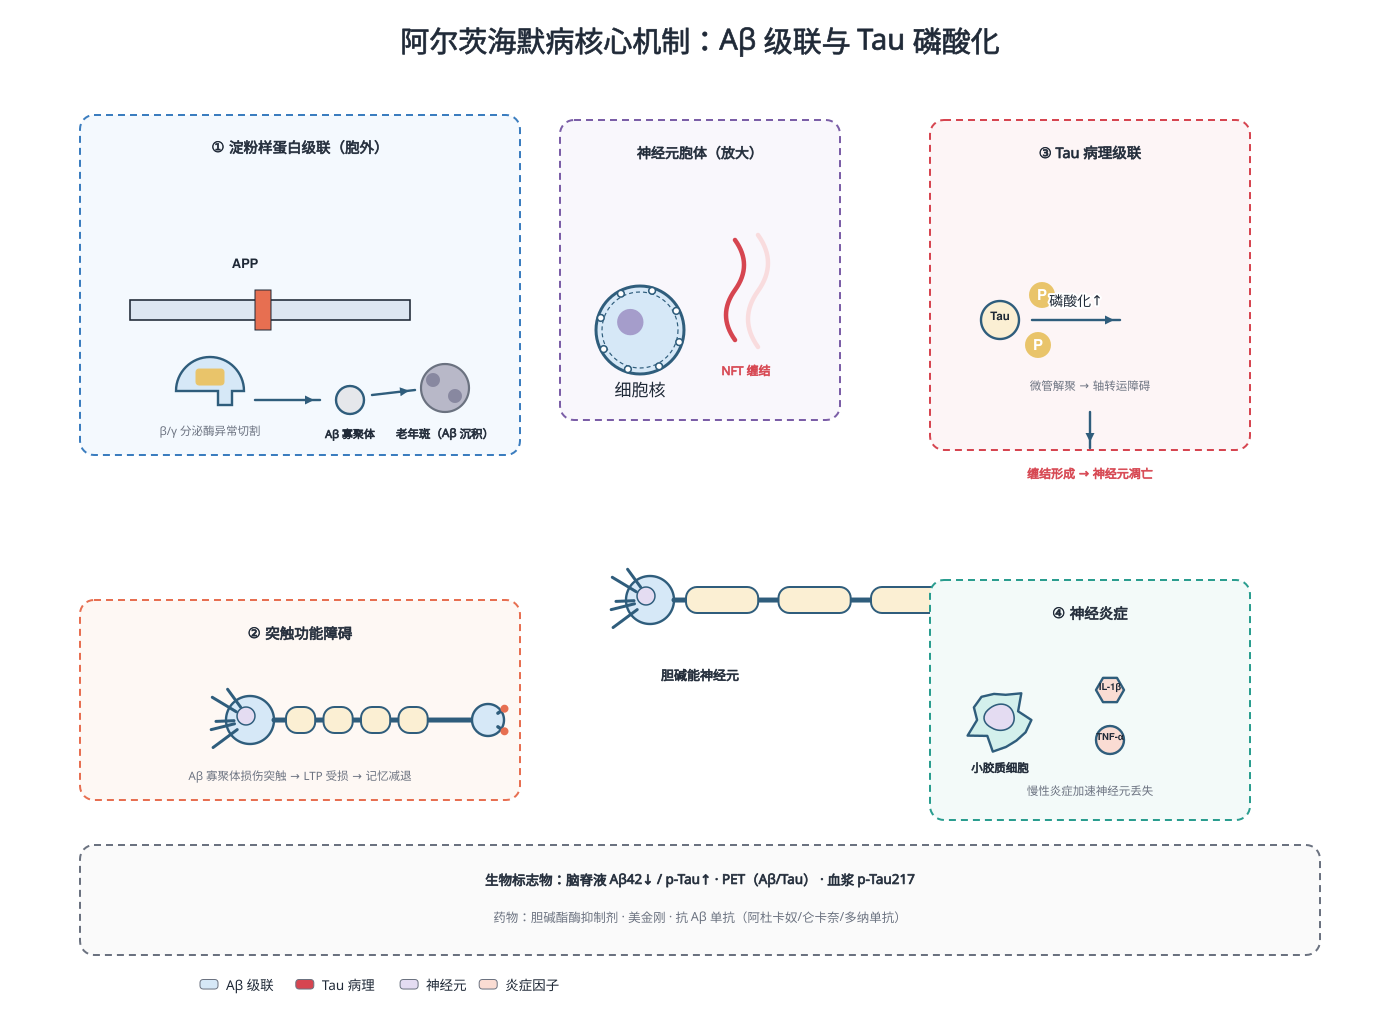

Python code for this plot:
# -*- coding: utf-8 -*-
"""神经科学 / 蛋白组：阿尔茨海默病 Aβ 与 Tau 双机制（中心锚点版）"""
import os, sys
sys.path.insert(0, r"C:\Users\Administrator\.workbuddy\skills\medical-illustration\scripts")
from bio_graphics import Canvas, C, leader_label

OUT = os.path.expanduser("~/.workbuddy/skills/medical-illustration/assets/examples/disciplines")
os.makedirs(OUT, exist_ok=True)

c = Canvas(1400, 1020)
c.title("阿尔茨海默病核心机制：Aβ 级联与 Tau 磷酸化", size=29)

# ---------- 左上：Aβ 级联 ----------
c.add("group_box", 300, 285, w=440, h=340, label=None, color=C["blue"], fill="#F4F9FE")
c.text(300, 152, "① 淀粉样蛋白级联（胞外）", size=14.5, bold=True)
c.rect(130, 300, 280, 20, fill="#DDE7F2", stroke=C["ink"], width=1.6)
c.rect(255, 290, 16, 40, fill=C["orange"], stroke=C["ink"], width=1.0)
c.text(245, 268, "APP", size=13, bold=True)
c.add("enzyme_lock_key", 210, 385, label=None)
c.text(210, 435, "β/γ 分泌酶异常切割", size=11.5, fill=C["gray"])
c.arrow(255, 400, 320, 400, kind="activation")
c.add("protein_blob", 350, 400, r=14, shape="circle", fill=C["gray_l"], label=None)
c.text(350, 438, "Aβ 寡聚体", size=11, bold=True)
c.arrow(372, 395, 415, 390, kind="activation")
c.circle(445, 388, 24, fill="#B8B8C8", stroke=C["gray"], width=2.2)
c.circle(433, 380, 7, fill="#8888A0")
c.circle(455, 396, 7, fill="#8888A0")
c.text(445, 438, "老年斑（Aβ 沉积）", size=11.5, bold=True)

# ---------- 左下：突触 ----------
c.add("group_box", 300, 700, w=440, h=200, label=None, color=C["orange"], fill="#FEF8F4")
c.text(300, 638, "② 突触功能障碍", size=14.5, bold=True)
c.add("neuron", 300, 720, length=240, label=None)
c.text(300, 780, "Aβ 寡聚体损伤突触 → LTP 受损 → 记忆减退", size=11.5, fill=C["gray"])

# ---------- 中：神经元胞体 ----------
c.add("group_box", 700, 270, w=280, h=300, label=None, color=C["purple"], fill="#F9F7FC")
c.text(700, 158, "神经元胞体（放大）", size=14, bold=True)
c.add("nucleus", 640, 330, r=44, label="细胞核")
c.path("M 735 240 q 18 25 0 50 q -18 25 0 50", stroke=C["red"], width=4.5)
c.path("M 758 235 q 20 28 0 56 q -20 28 0 56", stroke=C["red_l"], width=4.5)
c.text(746, 375, "NFT 缠结", size=12, bold=True, fill=C["red"])
c.add("neuron", 700, 600, length=460, label=None)
c.text(700, 680, "胆碱能神经元", size=13, bold=True)

# ---------- 右上：Tau ----------
c.add("group_box", 1090, 285, w=320, h=330, label=None, color=C["red"], fill="#FDF5F6")
c.text(1090, 158, "③ Tau 病理级联", size=14.5, bold=True)
c.add("protein_blob", 1000, 320, r=19, shape="circle", fill=C["yellow_l"], label=None)
c.text(1000, 320, "Tau", size=11.5, bold=True)
c.add("phosphate", 1042, 295, label=None)
c.add("phosphate", 1038, 345, label=None)
c.arrow(1032, 320, 1120, 320, kind="activation", label="磷酸化↑")
c.text(1090, 390, "微管解聚 → 轴转运障碍", size=11.5, fill=C["gray"])
c.arrow(1090, 412, 1090, 448, kind="activation")
c.text(1090, 478, "缠结形成 → 神经元凋亡", size=12, bold=True, fill=C["red"])

# ---------- 右下：神经炎症 ----------
c.add("group_box", 1090, 700, w=320, h=240, label=None, color=C["teal"], fill="#F3FAF9")
c.text(1090, 618, "④ 神经炎症", size=14.5, bold=True)
c.add("macrophage", 1000, 720, r=28, label=None)
c.text(1000, 772, "小胶质细胞", size=11.5, bold=True)
c.add("protein_blob", 1110, 690, r=14, shape="hexagon", fill=C["orange_l"], label=None)
c.text(1110, 690, "IL-1β", size=9.5, bold=True)
c.add("protein_blob", 1110, 740, r=14, shape="circle", fill=C["orange_l"], label=None)
c.text(1110, 740, "TNF-α", size=9.5, bold=True)
c.text(1090, 795, "慢性炎症加速神经元丢失", size=11.5, fill=C["gray"])

# ---------- 底部：转化 ----------
c.add("group_box", 700, 900, w=1240, h=110, label=None, color=C["gray"], fill="#FAFAFA")
c.text(700, 885, "生物标志物：脑脊液 Aβ42↓ / p-Tau↑ · PET（Aβ/Tau） · 血浆 p-Tau217", size=13.5, bold=True)
c.text(700, 922, "药物：胆碱酯酶抑制剂 · 美金刚 · 抗 Aβ 单抗（阿杜卡奴/仑卡奈/多纳单抗）",
       size=12.5, fill=C["gray"])

c.add("legend_row", 200, 990, items=[(C["blue_l"], "Aβ 级联"), (C["red"], "Tau 病理"),
                                     (C["purple_l"], "神经元"), (C["orange_l"], "炎症因子")], size=13.5)

c.save(os.path.join(OUT, "alzheimers_mechanism.svg"))
c.export(os.path.join(OUT, "alzheimers_mechanism"), formats=("png",), dpi=300)
print("ad done")
